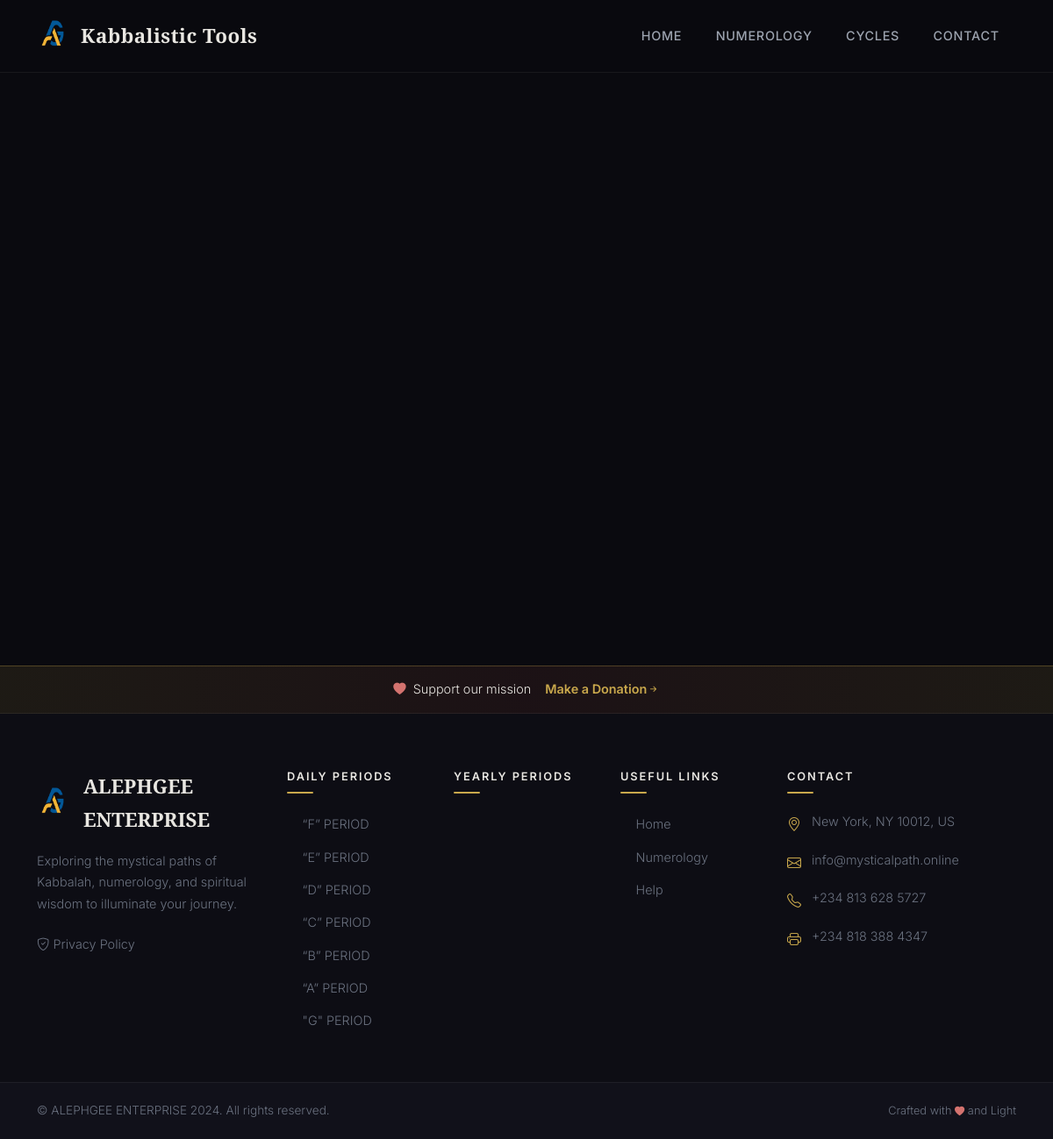
The app's page /jewishbirthday/ with its own data.
### life/models.py (models this page shows, shortened)
class Period(models.Model):
  title =  models.CharField(max_length=200, null=True)
  message_for = models.TextField( null=True)
  message_against = models.TextField( null=True)
  class Meta:
    ordering = ['id']

### life/views.py (the view, shortened to what this page needs)
# urls.py: path('jewishbirthday/', views.all_period, name='jewishbirthday'),
def all_period(request):
    date_info = hebrew_date_info()
    context = {
        'year': date_info['year'],
        'month_code': date_info['month_code'],
        'month_code2': date_info['month_code2'],
        'montth'  : date_info['montth'],
        'gee'  : date_info['gee'],
        'date':date_info['date']
    }
    return render(request, 'jewishbirthday.html', context)

### life/context_processors.py (called while the page is built)
def periods_processor(request):
    periods = Period.objects.all().order_by('-title')
    return {'periods': periods}

### life/templates/jewishbirthday.html (shortened to what this page needs)
{% load static %}
<!DOCTYPE html>
<html lang="en">
<head>
  <link href="https://cdn.jsdelivr.net/npm/bootstrap@5.3.2/dist/css/bootstrap.min.css" rel="stylesheet">
  <link rel="stylesheet" href="https://cdn.jsdelivr.net/npm/bootstrap-icons@1.11.1/font/bootstrap-icons.css">
</head>
<body>
  {% include "nav.html" %}
  <section class="content-area">
    <div class="container">
    </div>
  </section>
  {% include "footer.html" %}
</body>
</html>

### life/templates/footer.html (shortened to what this page needs)
{% load static %}
<footer id="site-footer">
  <div class="donate-bar">
    <div class="container">
      <div class="d-flex align-items-center justify-content-center gap-2">
        <i
          class="bi bi-heart-fill"
          style="color: var(--accent-crimson-light)"
        ></i>
        <span>Support our mission</span>
        <a href="{% url 'donate' %}" class="donate-link"
          >Make a Donation <i class="bi bi-arrow-right-short"></i
        ></a>
      </div>
    </div>
  </div>
  <div class="footer-main">
    <div class="container">
      <div class="row g-4">
        <div class="col-lg-3 col-md-6">
          <div class="footer-brand">
          <img src="{% static 'images/logo.png' %}" alt="CoolLogo" style="height: 40px; margin-right: 5px;">
            <span>ALEPHGEE ENTERPRISE</span>
          </div>
          <p class="footer-desc">
            Exploring the mystical paths of Kabbalah, numerology, and spiritual
            wisdom to illuminate your journey.
          </p>
          <a href="{% url 'privacy-page' %}" class="footer-link">
            <i class="bi bi-shield-check me-1"></i>Privacy Policy
          </a>
        </div>
        <div class="col-lg-2 col-md-6">
          <h6 class="footer-heading">Daily Periods</h6>
          <ul class="footer-links">
            {% for period in periods %}
            <li>
              <a
                href="{% url 'main_page_with_detail' type='period' id=period.id %}"
              >
                {{ period.title }}
              </a>
            </li>
            {% endfor %}
          </ul>
        </div>
        <div class="col-lg-2 col-md-6">
          <h6 class="footer-heading">Yearly Periods</h6>
        </div>
        <div class="col-lg-2 col-md-6">
          <h6 class="footer-heading">Useful Links</h6>
          <ul class="footer-links">
            <li>
              <a href="{% url 'tikkun'%}"
                >Home</a
              >
            </li>
            <li>
              <a href="{% url 'path_numbers'%}"
                >Numerology</a
              >
            </li>
            <li>
              <a href="#!">Help</a>
            </li>
          </ul>
        </div>
        <div class="col-lg-3 col-md-6">
          <h6 class="footer-heading">Contact</h6>
          <ul class="footer-contact">
            <li>
              <i class="bi bi-geo-alt"></i>
              <span>New York, NY 10012, US</span>
            </li>
            <li>
              <i class="bi bi-envelope"></i>
              <a href="mailto:info@mysticalpath.online"
                >info@mysticalpath.online</a
              >
            </li>
            <li>
              <i class="bi bi-telephone"></i>
              <a href="tel:+2348136285727">+234 813 628 5727</a>
            </li>
            <li>
              <i class="bi bi-printer"></i>
              <span>+234 818 388 4347</span>
            </li>
          </ul>
        </div>
      </div>
    </div>
  </div>
  <div class="footer-copyright">
    <div class="container">
      <div
        class="d-flex flex-column flex-md-row align-items-center justify-content-between gap-2"
      >
        <span>© ALEPHGEE ENTERPRISE 2024. All rights reserved.</span>
        <span class="footer-credit"
          >Crafted with
          <i
            class="bi bi-heart-fill"
            style="color: var(--accent-crimson-light); font-size: 0.7rem"
          ></i>
          and Light</span
        >
      </div>
    </div>
  </div>
</footer>

### life/templates/jewishbirthday.html (style rules this page uses)
:root { --bg-primary: #0a0a0f; --bg-secondary: #111118; --bg-card: #13131f; --bg-input: #0f0f18; --text-primary: #e8e6e1; --text-secondary: #9ca3af; --text-muted: #6b7280; --accent-gold: #c9a84c; --accent-gold-light: #e0c16c; --border-subtle: rgba(255, 255, 255, 0.06); --border-gold: rgba(201, 168, 76, 0.3); }
* { margin: 0; padding: 0; box-sizing: border-box; }
body { background-color: var(--bg-primary); color: var(--text-primary); font-family: 'Inter', sans-serif; font-weight: 300; line-height: 1.7; overflow-x: hidden; min-height: 100vh; display: flex; flex-direction: column; }
h1, h2, h3, h4, h5, h6 { font-family: 'Cormorant Garamond', serif; font-weight: 600; letter-spacing: 0.02em; }
.content-area { flex: 1; padding: 3rem 0 5rem; }

### life/templates/footer.html (style rules this page uses)
#site-footer { --footer-bg: #0d0d14; --footer-bg-secondary: #11111a; --text-primary: #e8e6e1; --text-secondary: #9ca3af; --text-muted: #6b7280; --accent-gold: #c9a84c; --accent-gold-light: #e0c16c; --accent-crimson-light: #d4736f; --border-subtle: rgba(255, 255, 255, 0.06); --border-gold: rgba(201, 168, 76, 0.3); }
.donate-bar { background: linear-gradient( 90deg, rgba(201, 168, 76, 0.1), rgba(184, 84, 80, 0.1), rgba(201, 168, 76, 0.1) ); border-top: 1px solid var(--border-gold); border-bottom: 1px solid var(--border-subtle); padding: 0.875rem 0; text-align: center; color: var(--text-secondary); font-size: 0.9rem; font-family: "Inter", sans-serif; }
.donate-bar span { color: var(--text-primary); }
.donate-link { color: var(--accent-gold); font-weight: 600; margin-left: 0.5rem; text-decoration: none; transition: all 0.3s ease; display: inline-flex; align-items: center; }
.footer-main { background: var(--footer-bg); padding: 4rem 0 3rem; }
.footer-brand { display: flex; align-items: center; gap: 0.5rem; font-family: "Cormorant Garamond", serif; font-size: 1.4rem; font-weight: 700; color: var(--text-primary); margin-bottom: 1rem; }
.footer-desc { color: var(--text-muted); font-size: 0.9rem; line-height: 1.7; margin-bottom: 1.25rem; max-width: 280px; }
.footer-heading { color: var(--text-primary); font-family: "Inter", sans-serif; font-size: 0.8rem; font-weight: 600; letter-spacing: 0.15em; text-transform: uppercase; margin-bottom: 1.25rem; position: relative; padding-bottom: 0.75rem; }
.footer-heading::after { content: ""; position: absolute; bottom: 0; left: 0; width: 30px; height: 2px; background: var(--accent-gold); border-radius: 2px; }
.footer-links { list-style: none; padding: 0; margin: 0; }
.footer-links li { margin-bottom: 0.6rem; }
.footer-links a { color: var(--text-muted); text-decoration: none; font-size: 0.9rem; display: inline-flex; align-items: center; gap: 0.4rem; transition: all 0.3s ease; }
.footer-contact { list-style: none; padding: 0; margin: 0; }
.footer-contact li { display: flex; align-items: flex-start; gap: 0.75rem; margin-bottom: 0.875rem; color: var(--text-muted); font-size: 0.9rem; }
.footer-contact li i { color: var(--accent-gold); font-size: 1rem; margin-top: 0.15rem; flex-shrink: 0; }
.footer-contact li a { color: var(--text-muted); text-decoration: none; transition: color 0.3s ease; }
.footer-link { color: var(--text-muted); text-decoration: none; font-size: 0.9rem; display: inline-flex; align-items: center; transition: color 0.3s ease; }
.footer-copyright { background: var(--footer-bg-secondary); border-top: 1px solid var(--border-subtle); padding: 1.25rem 0; color: var(--text-muted); font-size: 0.85rem; font-family: "Inter", sans-serif; }
.footer-credit { font-size: 0.8rem; }

### records on screen
Period: title "“F” PERIOD"
Period: title "“E” PERIOD"
Period: title "“D” PERIOD"
Period: title "“C” PERIOD"
Period: title "“B” PERIOD"
Period: title "“A” PERIOD"
Period: title "\"G\" PERIOD"
